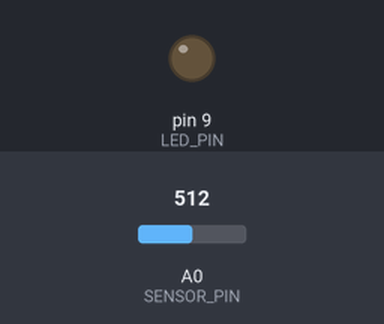
Recording of a sketch running on a simulated Arduino Uno, built with avr-gcc and run on an emulated ATmega328P. On the bench: output pins drawn as LEDs (lit = HIGH). Inputs (shaded band) come from the test bench; at power-on: A0 (SENSOR_PIN) = 512. What the sketch prints to the serial monitor is not drawn.

Above: at 1.3 s.
1.4 s: A0 (SENSOR_PIN) set to 166
2.9 s: A0 (SENSOR_PIN) set to 138
At 3.8 s:
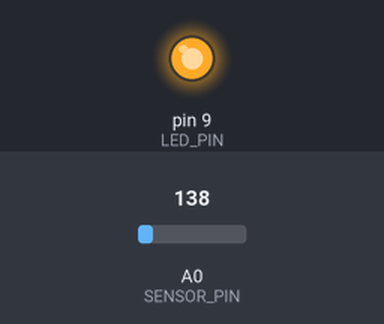
4.5 s: A0 (SENSOR_PIN) set to 160
At 5.0 s:
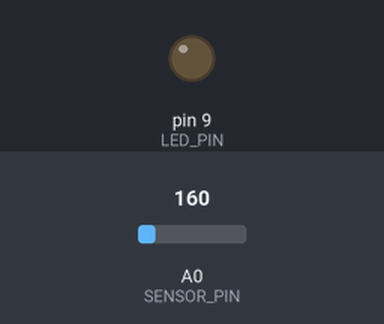
6.0 s: A0 (SENSOR_PIN) set to 140
At 7.4 s:
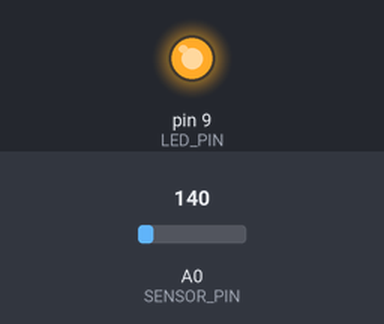
Timing chart, 0 to 8.5 s (numbered marks = the images above; inputs shaded):
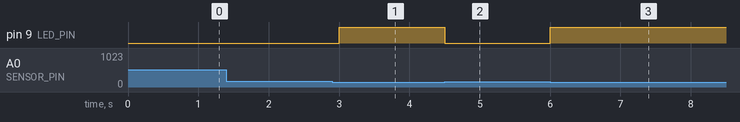

Measured:
- the behaviour switches between 151 and 150 on A0 (SENSOR_PIN) (found by bisection; images 0 and 1)
- after the input at 1.4 s, every drawn part: stays the same
- after the input at 2.9 s, pin 9 (LED_PIN): LOW → HIGH after 0.10 s
- after the input at 4.5 s, pin 9 (LED_PIN): HIGH → LOW at once
- after the input at 6.0 s, pin 9 (LED_PIN): LOW → HIGH at once

The sketch:

led_with_lightsensor.ino
```cpp
const int SENSOR_PIN = A0;
const int LED_PIN = 9;

void setup() {
  pinMode(LED_PIN, OUTPUT);
  Serial.begin(9600);
}

void loop() {
  int sensorValue = analogRead(SENSOR_PIN);

  if (sensorValue > 150) {
    digitalWrite(LED_PIN, LOW);
    Serial.println("불이 켜져있습니다.");
  } else {
    digitalWrite(LED_PIN, HIGH);
    Serial.println("불이 꺼져있습니다.");
  }
  delay(500);
}
```
